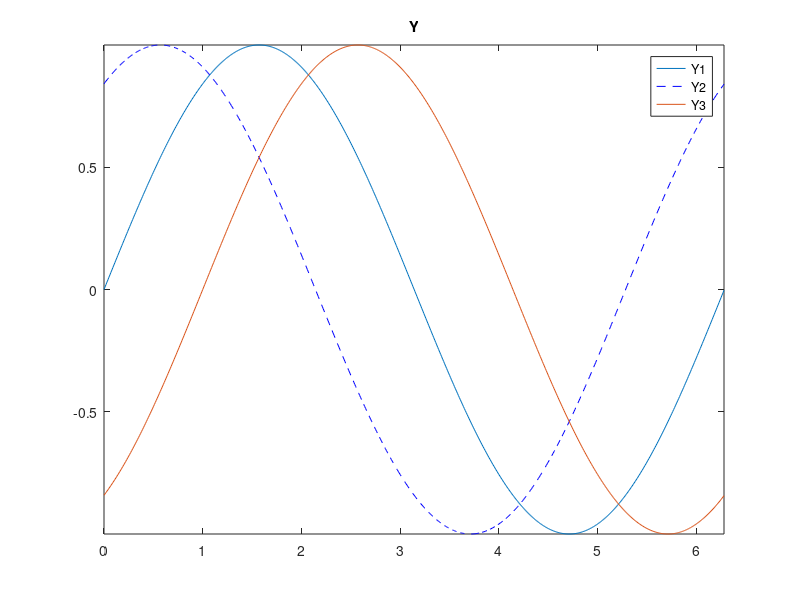
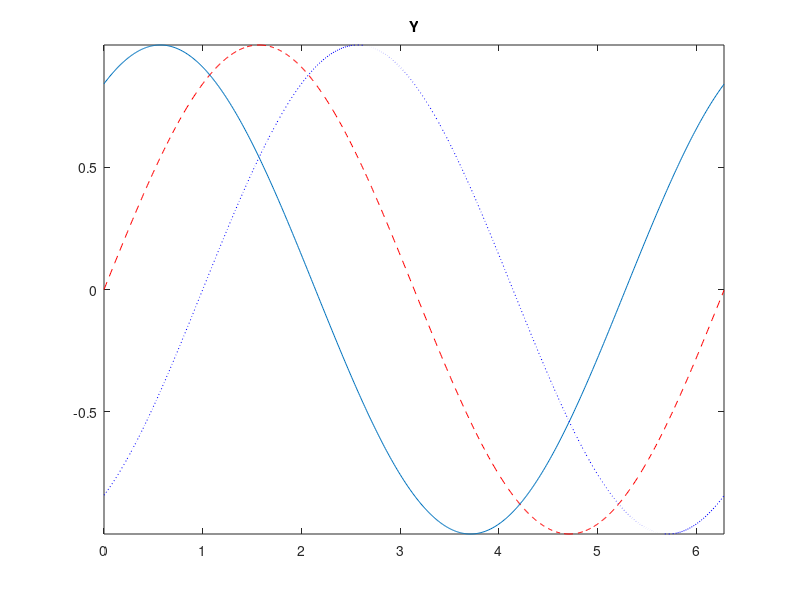

Source code (MATLAB) for these figures, in order:
%% In the name of GOD
clear; clc; close all

%% Creating signals
x = 0:0.01:2*pi;
y1 = sin(x);
y2 = sin(x+1);
y3 = sin(x-1);

%% Multi-Plot Method 1

plot(x, y1)
hold on % One time for all plots in current session
plot(x, y2, '--b')
plot(x, y3)

title('Y')
axis tight
legend('Y1', 'Y2', 'Y3')

%% Multi-Plot Method 2

figure
plot(x, y1, '--r', x, y2, x, y3, ':b') % No need to "hold on"
axis tight
title('Y')